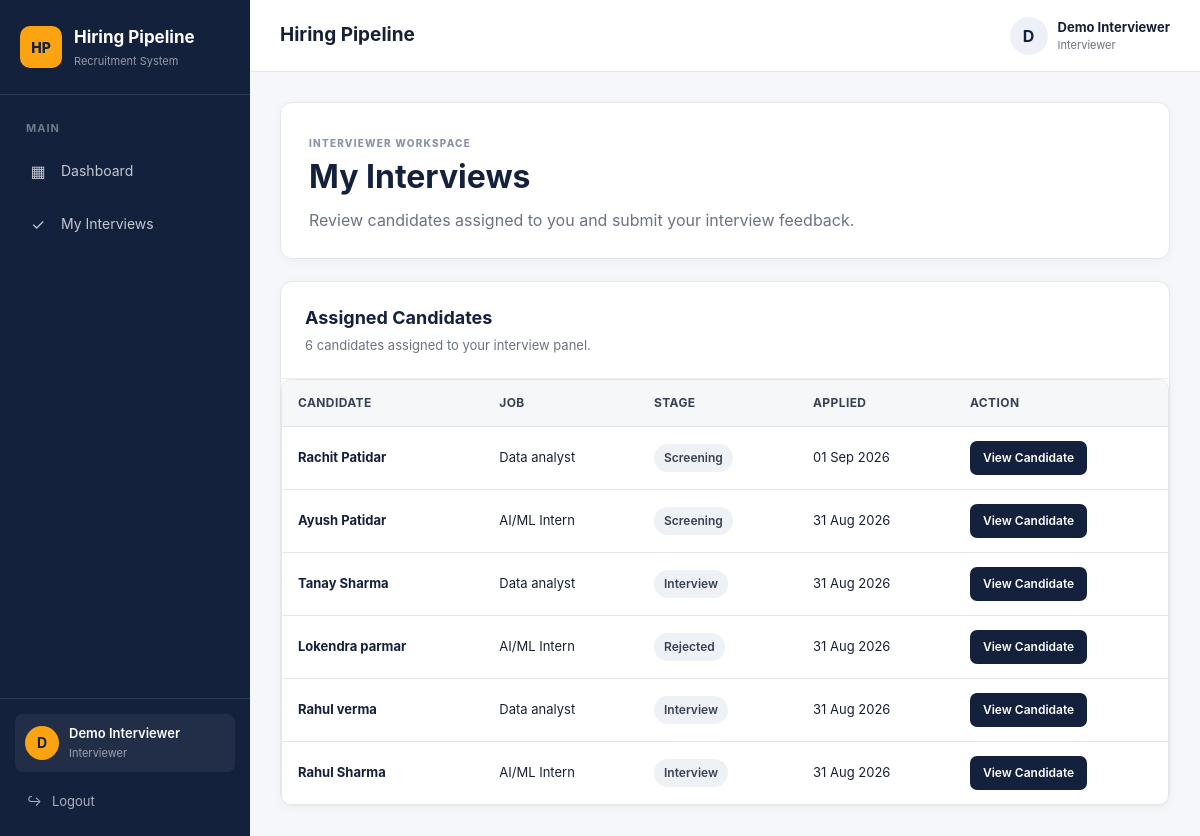
/interviews/my-applications (signed in), run on an earlier commit of the app's database.
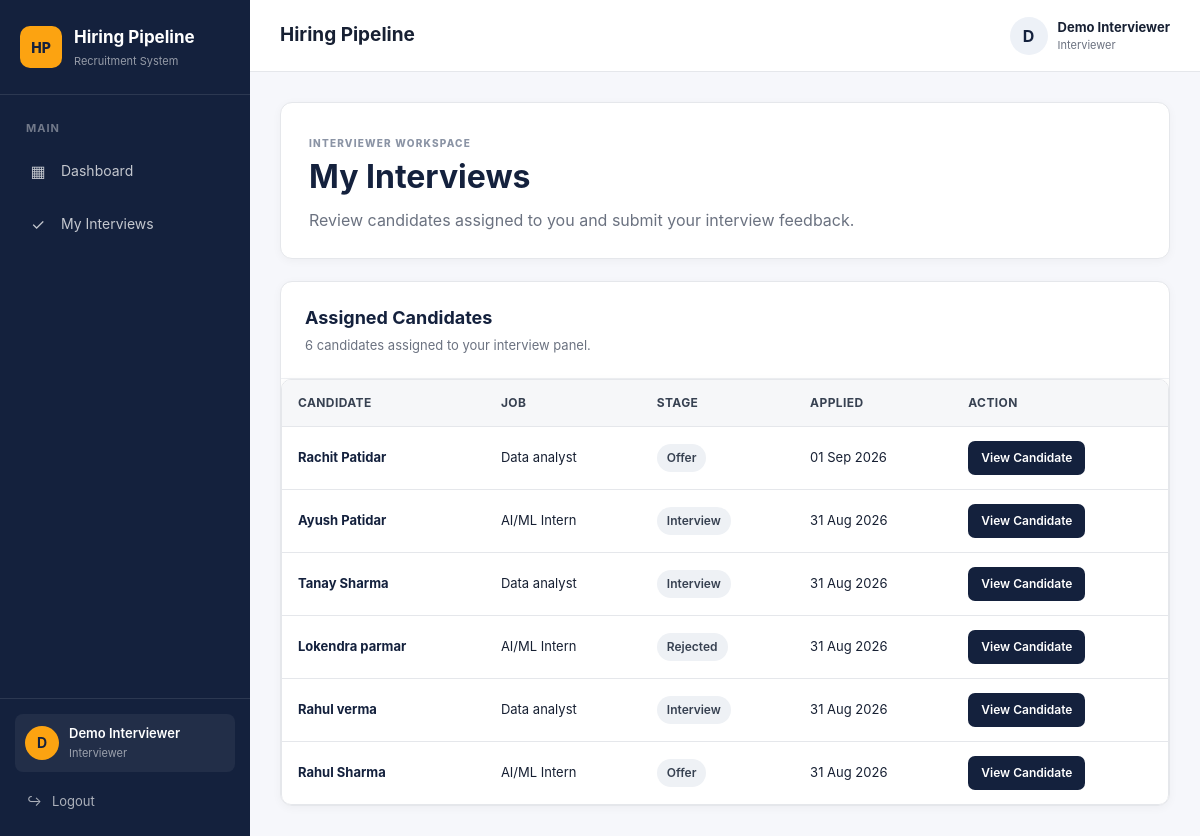
And on a later commit of the database.
### models/user.py (models this page shows, shortened)
class User(UserMixin, db.Model):
    __tablename__ = "users"
    id = db.Column(db.Integer, primary_key=True)
    name = db.Column(db.String(100), nullable=False)
    email = db.Column(
        db.String(150),
        unique=True,
        nullable=False,
        index=True
    )
    password_hash = db.Column(db.String(255), nullable=False)
    role = db.Column(
        db.String(20),
        nullable=False
    )
    created_at = db.Column(
        db.DateTime,
        server_default=db.func.now()
    )

### models/application.py (models this page shows)
class Application(db.Model):
    __tablename__ = "applications"
    id = db.Column(
        db.Integer,
        primary_key=True
    )
    job_opening_id = db.Column(
        db.Integer,
        db.ForeignKey("job_openings.id"),
        nullable=False,
        index=True
    )
    candidate_name = db.Column(
        db.String(150),
        nullable=False
    )
    candidate_email = db.Column(
        db.String(150),
        nullable=False,
        index=True
    )
    source = db.Column(
        db.String(100),
        nullable=True
    )
    notes = db.Column(
        db.Text,
        nullable=True
    )
    stage = db.Column(
        db.String(30),
        nullable=False,
        default="Applied",
        index=True
    )
    applied_at = db.Column(
        db.DateTime,
        server_default=db.func.now()
    )
    stage_changed_at = db.Column(
        db.DateTime,
        server_default=db.func.now()
    )
    updated_at = db.Column(
        db.DateTime,
        server_default=db.func.now(),
        onupdate=db.func.now()
    )
    job = db.relationship(
        "JobOpening",
        back_populates="applications"
    )
    events = db.relationship(
        "ApplicationEvent",
        back_populates="application",
        lazy=True,
        order_by="ApplicationEvent.created_at"
    )

### models/job.py (models this page shows)
class JobOpening(db.Model):
    __tablename__ = "job_openings"
    id = db.Column(db.Integer, primary_key=True)
    title = db.Column(
        db.String(150),
        nullable=False
    )
    department = db.Column(
        db.String(100),
        nullable=False
    )
    description = db.Column(
        db.Text,
        nullable=True
    )
    status = db.Column(
        db.String(20),
        nullable=False,
        default="open",
        index=True
    )
    created_at = db.Column(
        db.DateTime,
        server_default=db.func.now()
    )
    updated_at = db.Column(
        db.DateTime,
        server_default=db.func.now(),
        onupdate=db.func.now()
    )
    applications = db.relationship(
        "Application",
        back_populates="job",
        lazy=True
    )
    description = db.Column(
        db.Text,
        nullable=True
    )
    status = db.Column(
        db.String(20),
        nullable=False,
        default="open"
    )
    created_at = db.Column(
        db.DateTime,
        server_default=db.func.now()
    )
    updated_at = db.Column(
        db.DateTime,
        server_default=db.func.now(),
        onupdate=db.func.now()
    )
    applications = db.relationship(
        "Application",
        back_populates="job",
        lazy=True
    )

### routes/interviews.py (the view)
@interviews_bp.route("/my-applications")
@role_required("interviewer")
def my_applications():
    applications = (
        Application.query
        .join(
            ApplicationInterviewer,
            Application.id ==
            ApplicationInterviewer.application_id
        )
        .filter(
            ApplicationInterviewer.interviewer_id ==
            current_user.id
        )
        .order_by(
            Application.applied_at.desc()
        )
        .all()
    )
    return render_template(
        "interviews/my_applications.html",
        applications=applications
    )

### templates/interviews/my_applications.html (shortened to what this page needs)
{% extends "base.html" %}
{% block content %}
<div class="interviews-page">
    <div class="page-header">
        <div>
            <span class="card-eyebrow">INTERVIEWER WORKSPACE</span>
            <h1>My Interviews</h1>
            <p>
                Review candidates assigned to you and submit your interview feedback.
            </p>
        </div>
    </div>
    {% if applications %}
    <div class="interview-table-card">
        <div class="interview-table-header">
            <div>
                <h2>Assigned Candidates</h2>
                <p>
                    {{ applications|length }} candidate{% if applications|length != 1 %}s{% endif %}
                    assigned to your interview panel.
                </p>
            </div>
        </div>
        <div class="table-wrapper">
            <table>
                <thead>
                    <tr>
                        <th>Candidate</th>
                        <th>Job</th>
                        <th>Stage</th>
                        <th>Applied</th>
                        <th>Action</th>
                    </tr>
                </thead>
                <tbody>
                    {% for application in applications %}
                    <tr>
                        <td>
                            <div class="interview-candidate">
                                <div>
                                    <strong>
                                        {{ application.candidate_name }}
                                    </strong>
                                </div>
                            </div>
                        </td>
                        <td>
                            {{ application.job.title }}
                        </td>
                        <td>
                            <span class="interview-stage">
                                {{ application.stage }}
                            </span>
                        </td>
                        <td>
                            {% if application.applied_at %}
                                {{ application.applied_at.strftime("%d %b %Y") }}
                            {% else %}
                                —
                            {% endif %}
                        </td>
                        <td>
                            <a
                                href="{{ url_for(
                                    'applications.application_detail',
                                    application_id=application.id
                                ) }}"
                                class="small-btn"
                            >
                                View Candidate
                            </a>
                        </td>
                    </tr>
                    {% endfor %}
                </tbody>
            </table>
        </div>
    </div>
    {% endif %}
</div>
{% endblock %}

### templates/base.html (shortened to what this page needs)
<!DOCTYPE html>
<html lang="en">
<head>
    <link
        rel="stylesheet"
        href="{{ url_for('static', filename='css/style.css') }}"
    >
</head>
<body>
    {% if current_user.is_authenticated %}
        <div class="app-layout">
            <aside class="sidebar">
                <div class="sidebar-brand">
                    <div class="brand-icon">
                        HP
                    </div>
                    <div>
                        <div class="brand-title">
                            Hiring Pipeline
                        </div>
                        <div class="brand-subtitle">
                            Recruitment System
                        </div>
                    </div>
                </div>
                <nav class="sidebar-nav">
                    <div class="nav-section-title">
                        MAIN
                    </div>
                    <a
                        href="{{ url_for('dashboard.dashboard') }}"
                        class="sidebar-link"
                    >
                        <span class="nav-icon">
                            ▦
                        </span>
                        <span>
                            Dashboard
                        </span>
                    </a>
                    {% if current_user.role == "interviewer" %}
                        <a
                            href="{{ url_for(
                                'interviews.my_applications'
                            ) }}"
                            class="sidebar-link"
                        >
                            <span class="nav-icon">
                                ✓
                            </span>
                            <span>
                                My Interviews
                            </span>
                        </a>
                    {% endif %}
                </nav>
                <div class="sidebar-bottom">
                    <div class="user-card">
                        <div class="user-avatar">
                            {{ current_user.name[0]|upper }}
                        </div>
                        <div class="user-info">
                            <div class="user-name">
                                {{ current_user.name }}
                            </div>
                            <div class="user-role">
                                {{ current_user.role|title }}
                            </div>
                        </div>
                    </div>
                    <a
                        href="{{ url_for('auth.logout') }}"
                        class="logout-link"
                    >
                        <span>
                            ↪
                        </span>
                        Logout
                    </a>
                </div>
            </aside>
            <div class="main-area">
                <header class="topbar">
                    <div class="topbar-left">
                        <div>
                            <div class="topbar-title">
                                {% block page_title %}
                                Hiring Pipeline
                                {% endblock %}
                            </div>
                        </div>
                    </div>
                    <div class="topbar-user">
                        <div class="topbar-avatar">
                            {{ current_user.name[0]|upper }}
                        </div>
                        <div class="topbar-user-details">
                            <strong>
                                {{ current_user.name }}
                            </strong>
                            <span>
                                {{ current_user.role|title }}
                            </span>
                        </div>
                    </div>
                </header>
                <main class="main-content">
                    {% block content %}
                    {% endblock %}
                </main>
            </div>
        </div>
    {% endif %}
</body>
</html>

What changed in the data, as far as the page shows it:
changed Application "Rachit Patidar": stage "Screening" → "Offer"
changed Application "Ayush Patidar": stage "Screening" → "Interview"
changed Application "Rahul Sharma": stage "Interview" → "Offer"
